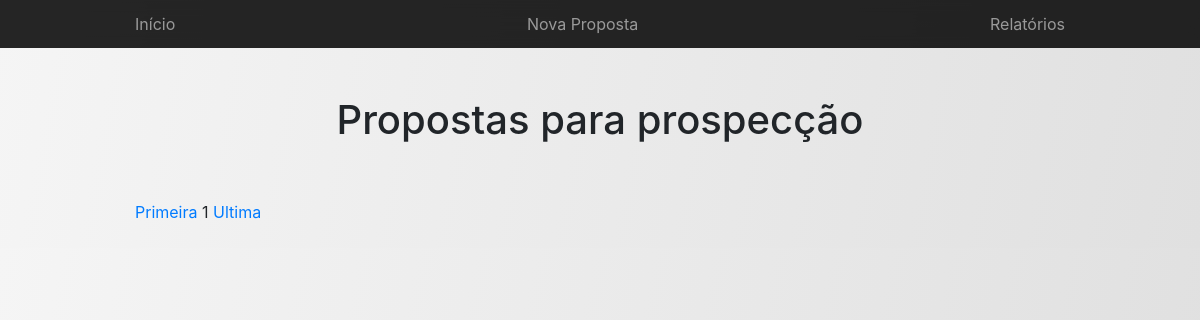
Page /spp_ifes/listar.php on the earlier database version.
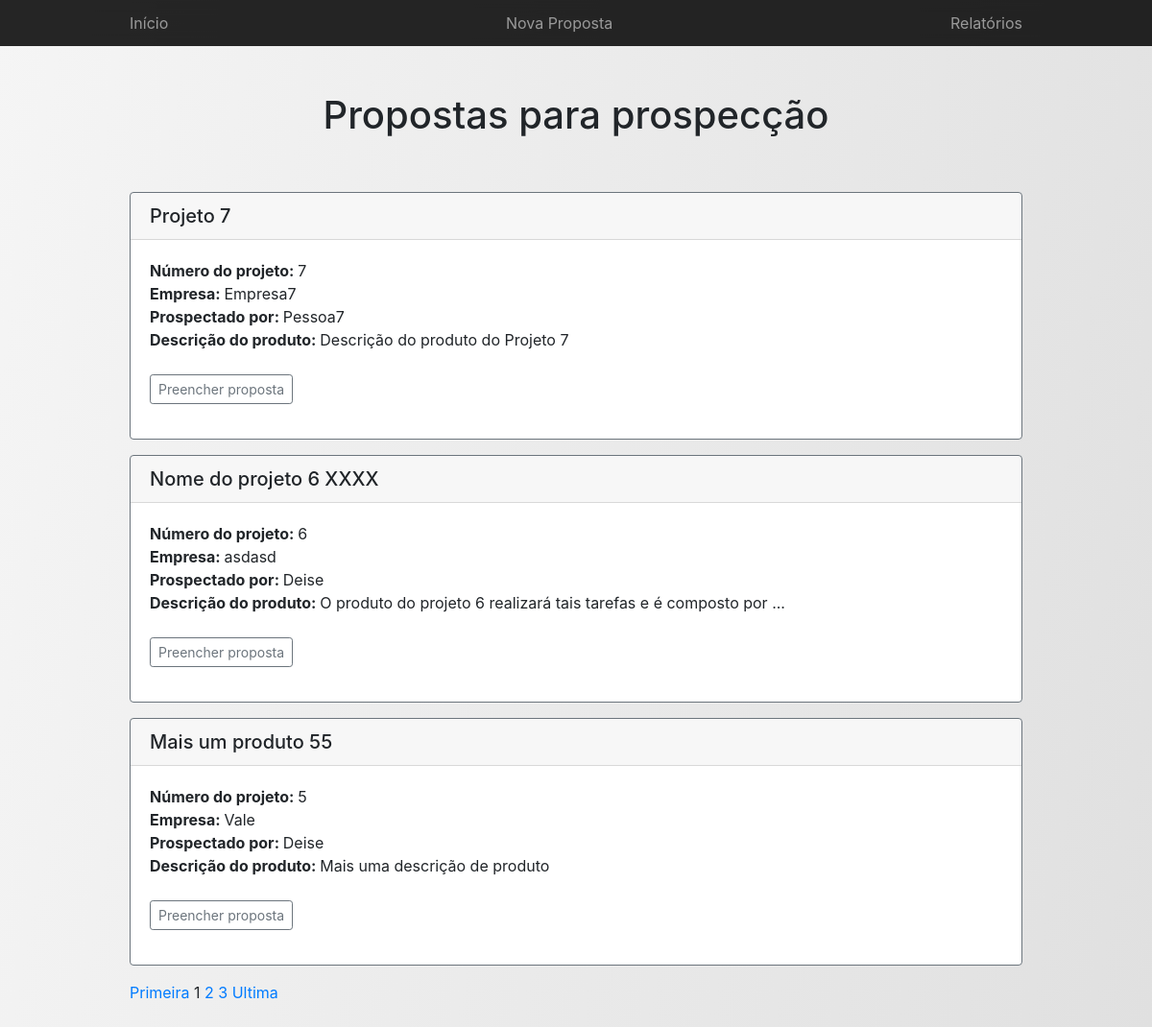
Same page on the later database version.
### tables this page shows
CREATE TABLE IF NOT EXISTS `projeto` (
  `id_projeto` int(11) NOT NULL AUTO_INCREMENT,
  `viabilidade` varchar(2000) DEFAULT NULL,
  `efeitos` varchar(2000) DEFAULT NULL,
  `equipe` varchar(2000) DEFAULT NULL,
  `nome_projeto` varchar(100) DEFAULT NULL,
  `riscos` varchar(2000) DEFAULT NULL,
  `entregas` varchar(2000) DEFAULT NULL,
  `premissas` varchar(2000) DEFAULT NULL,
  `cronograma` varchar(2000) DEFAULT NULL,
  `custo` varchar(2000) DEFAULT NULL,
  `interessados` varchar(2000) DEFAULT NULL,
  `anotacoes_complementares` varchar(2000) DEFAULT NULL,
  `id_empresa` int(11) DEFAULT NULL,
  `id_pessoa` int(11) DEFAULT NULL,
  PRIMARY KEY (`id_projeto`),
  KEY `FK_PROJETO_1` (`id_empresa`),
  KEY `FK_PROJETO_2` (`id_pessoa`)
);

CREATE TABLE IF NOT EXISTS `empresa` (
  `id_empresa` int(11) NOT NULL AUTO_INCREMENT,
  `nome_empresa` varchar(100) DEFAULT NULL,
  `cnpj` varchar(14) DEFAULT NULL,
  `tipo_empresa` varchar(50) DEFAULT NULL,
  PRIMARY KEY (`id_empresa`)
);

CREATE TABLE IF NOT EXISTS `pessoa` (
  `id_pessoa` int(11) NOT NULL AUTO_INCREMENT,
  `nome_pessoa` varchar(100) DEFAULT NULL,
  `telefone` varchar(11) DEFAULT NULL,
  `email` varchar(100) DEFAULT NULL,
  PRIMARY KEY (`id_pessoa`)
);

CREATE TABLE IF NOT EXISTS `produto` (
  `id_produto` int(11) NOT NULL AUTO_INCREMENT,
  `nome_produto` varchar(450) DEFAULT NULL,
  `descricao_produto` varchar(4000) DEFAULT NULL,
  `id_projeto` int(11) DEFAULT NULL,
  PRIMARY KEY (`id_produto`),
  KEY `FK_PRODUTO_1` (`id_projeto`)
);

### spp_ifes/funcoes.php (called while the page is built, shortened)
<?php
function connect()
{
    $servidor = "localhost";
    $usuario = "root";
    $senha = "";
    $dbname = "spp_ifes";
    $conn = mysqli_connect($servidor, $usuario, $senha, $dbname);
    return $conn;
}
function limita_caracteres($texto, $limite, $quebra = true){
   $tamanho = strlen($texto);
   if($tamanho <= $limite){
      $novo_texto = $texto;
   }
   return $novo_texto;
}
function getProjetos($inicio, $qnt_result_pg, $order){
    if($order == 0)
    {
        $result_projeto = "SELECT P.id_projeto, P.nome_projeto, PS.nome_pessoa, E.nome_empresa, PD.descricao_produto
        FROM PROJETO P
        INNER JOIN EMPRESA E
        ON P.id_empresa = E.id_empresa
        INNER JOIN PESSOA PS
        ON P.id_pessoa = PS.id_pessoa
        INNER JOIN PRODUTO PD
        ON P.id_projeto = PD.id_projeto
        ORDER BY id_projeto
        LIMIT $inicio, $qnt_result_pg";
        $resultado_projeto = mysqli_query(connect(), $result_projeto);
    }
    else
    {
        $result_projeto = "SELECT P.id_projeto, P.nome_projeto, PS.nome_pessoa, E.nome_empresa, PD.descricao_produto
        FROM PROJETO P
        INNER JOIN EMPRESA E
        ON P.id_empresa = E.id_empresa
        INNER JOIN PESSOA PS
        ON P.id_pessoa = PS.id_pessoa
        INNER JOIN PRODUTO PD
        ON P.id_projeto = PD.id_projeto
        ORDER BY id_projeto DESC
        LIMIT $inicio, $qnt_result_pg";
        $resultado_projeto = mysqli_query(connect(), $result_projeto);
    }
    return $resultado_projeto;
}
?>

### spp_ifes/exibir_listar.php (the view, shortened to what this page needs)
<?php
include_once("funcoes.php");
		$pagina_atual = filter_input(INPUT_GET,'pagina', FILTER_SANITIZE_NUMBER_INT);
		$pagina = (!empty($pagina_atual)) ? $pagina_atual : 1;
		$qnt_result_pg = 3;
		$inicio = ($qnt_result_pg * $pagina) - $qnt_result_pg;
		$order = 1;
		$conn = connect();
		$result = getProjetos($inicio, $qnt_result_pg, $order);
		while($row = mysqli_fetch_assoc($result)){
			?>
			<div class="card border-secondary mb-3">
			<h5 class="card-header"><?php echo "<b></b>" . utf8_encode($row['nome_projeto']); ?></h5>
			<div class="card-body">
				<?php
					echo "<b>Número do projeto: </b>" . utf8_encode($row['id_projeto']) . "<br>";
					echo "<b>Empresa: </b>" . utf8_encode($row['nome_empresa']) . "<br>";
					echo "<b>Prospectado por: </b>" . utf8_encode($row['nome_pessoa']) . "<br>";
					echo "<b>Descrição do produto: </b>" . utf8_encode(limita_caracteres($row['descricao_produto'], 250)) . "<br><br>";
					echo "<p><a class='btn btn-sm btn-outline-secondary' href='edit_formulario.php?id=" . $row['id_projeto'] . "' role='button'>Preencher proposta</a></p>";
				?>
			</div>
			</div>
			<?php
		}
		$result_pg = "SELECT COUNT(id_projeto) AS num_result FROM projeto";
		$resultado_pg = mysqli_query($conn, $result_pg);
		$row_pg = mysqli_fetch_assoc($resultado_pg);
		$quantidade_pg = ceil($row_pg['num_result'] / $qnt_result_pg);
		$max_links = 2;
		echo "<a href='listar.php?pagina=1'>Primeira</a> ";
		echo "$pagina ";
		for($pag_dep = $pagina + 1; $pag_dep <= $pagina + $max_links; $pag_dep++){
			if($pag_dep <= $quantidade_pg){
				echo "<a href='listar.php?pagina=$pag_dep'>$pag_dep</a> ";
			}
		}
		echo "<a href='listar.php?pagina=$quantidade_pg'>Ultima</a><br><br>";
		?>

### spp_ifes/listar.php (shortened to what this page needs)
<?php
include_once("funcoes.php");
?>
<!DOCTYPE html>
<html lang="pt-br">
	<head>
		<link rel="stylesheet" href="css/bootstrap.css" rel="stylesheet">
		<link href="css/product.css" rel="stylesheet">
	</head>
	<body id="grad1">
		<nav class="site-header sticky-top py-1">
			<div class="container d-flex flex-column flex-md-row justify-content-between">
				<a class="py-2 d-none d-md-inline-block" href="index.html">Início</a>
				<a class="py-2 d-none d-md-inline-block"href="cadastrar.php">Nova Proposta</a>
				<a class="py-2 d-none d-md-inline-block" href="#">Relatórios</a>
			</div>
		</nav>
		<div class="container">
			<div class="py-5 text-center">
				<h1>Propostas para prospecção</h1>
			</div>
				<?php
					include_once("exibir_listar.php")
				?>
		</div>
	</body>
</html>

### spp_ifes/css/product.css (style rules this page uses)
.container { max-width: 960px; }
.site-header { background-color: rgba(0, 0, 0, .85); -webkit-backdrop-filter: saturate(180%) blur(20px); backdrop-filter: saturate(180%) blur(20px); }
.site-header a { color: #999; transition: ease-in-out color .15s; }

### spp_ifes/listar.php (style rules this page uses)
#grad1 { height: 100%; background-color: #F5F5F5; background-image: linear-gradient(100deg,#F5F5F5,#E0E0E0); }

Differences in the rows shown:
added projeto: nome_projeto "Projeto 7", id_projeto "7", id_empresa.nome_empresa "Empresa7", id_pessoa.nome_pessoa "Pessoa7", produto.descricao_produto "Descrição do produto do Projeto 7"
added projeto: nome_projeto "Nome do projeto 6 XXXX", id_projeto "6", id_empresa.nome_empresa "asdasd", id_pessoa.nome_pessoa "Deise", produto.descricao_produto "O produto do projeto 6 realizará tais tarefas e é composto por ..."
added projeto: nome_projeto "Mais um produto 55", id_projeto "5", id_empresa.nome_empresa "Vale", id_pessoa.nome_pessoa "Deise", produto.descricao_produto "Mais uma descrição de produto"
Other differences:
new list line: "2"
new list line: "3"
